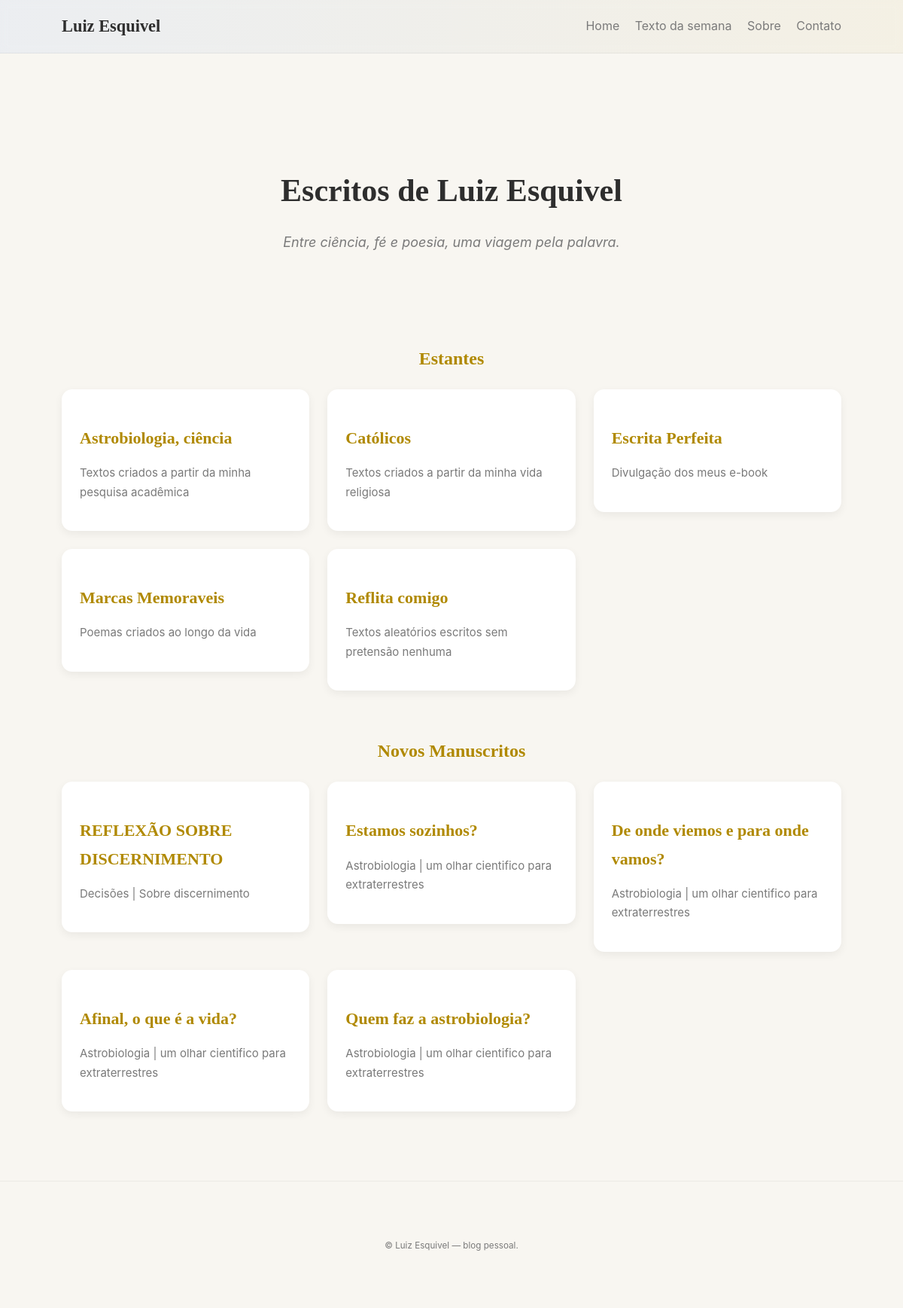
The app's page /, older data.
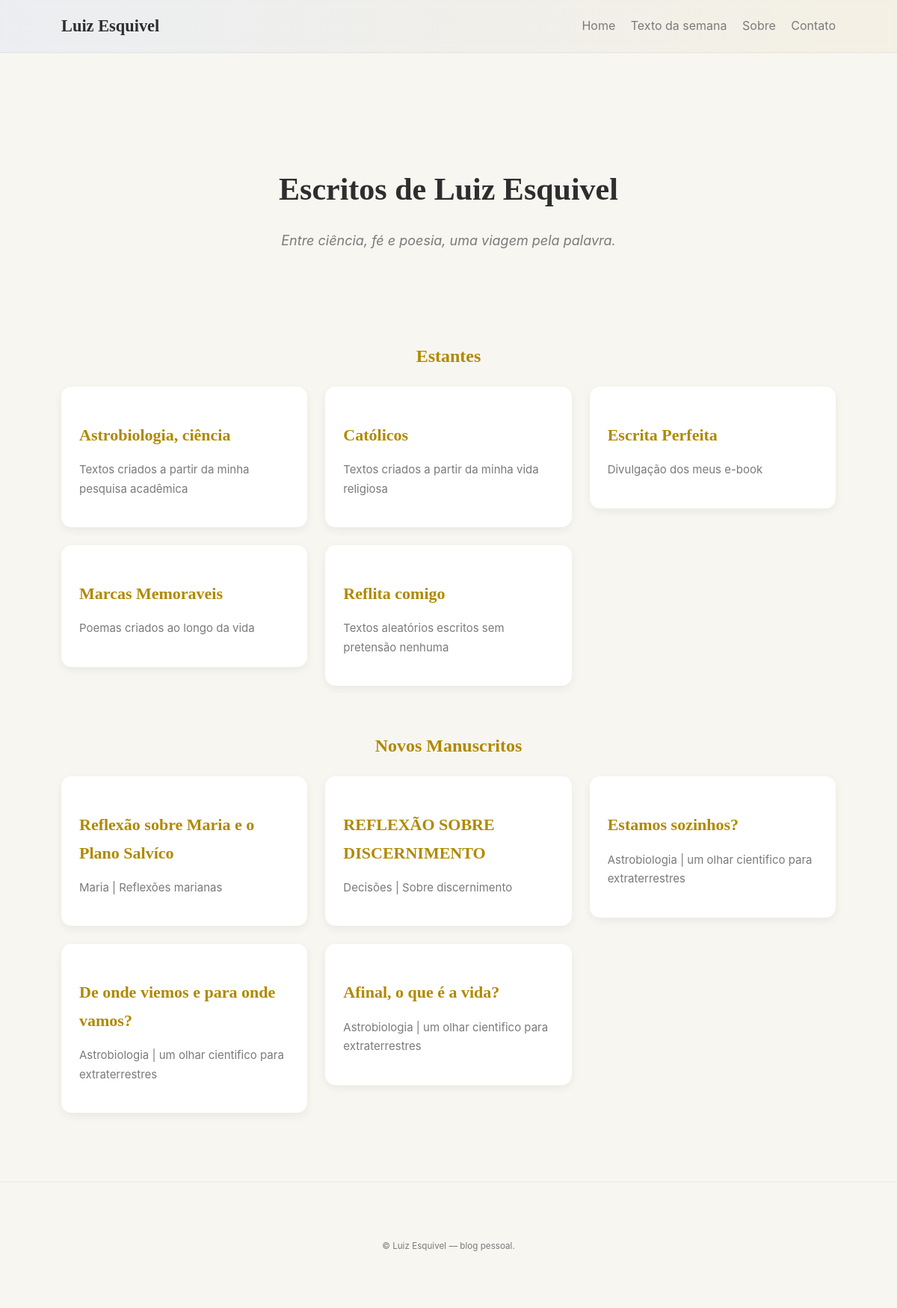
The same page, newer data.
### models.py (models this page shows)
class Section(db.Model):
    id = db.Column(db.Integer, primary_key=True)
    title = db.Column(db.String(200), unique=True, nullable=False)
    description = db.Column(db.String(500))
    created_at = db.Column(db.DateTime, default=datetime.utcnow)
    texts = db.relationship('Text', backref='section', lazy=True, cascade='all, delete-orphan')

class Text(db.Model):
    id = db.Column(db.Integer, primary_key=True)
    title = db.Column(db.String(300), nullable=False)
    subtitle = db.Column(db.String(400))
    body = db.Column(db.Text)
    published = db.Column(db.Boolean, default=False)
    section_id = db.Column(db.Integer, db.ForeignKey('section.id'), nullable=True)
    created_at = db.Column(db.DateTime, default=datetime.utcnow)

### routes/public_routes.py (the view)
@public_bp.route('/')
def home():
    sections = Section.query.all()
    recent = Text.query.filter_by(published=True).order_by(Text.created_at.desc()).limit(5).all()
    return render_template('public/home.html', sections=sections, recent=recent)

### templates/public/home.html
{% extends '_base.html' %}
{% from 'components/macros.html' import card %}
{% block content %}
<section class="hero fade-in">
  <h1>Escritos de Luiz Esquivel</h1>
  <p class="hero-sub">Entre ciência, fé e poesia, uma viagem pela palavra.</p>
</section>
<section class="sections-list fade-in">
  <h2 style="font-family: var(--font-serif); color: var(--gold); text-align:center;">Estantes</h2>
  <div class="section-shelf">
    {% for s in sections %}
      <a class="card-link" href="{{ url_for('public.section_view', section_id=s.id) }}">
        {{ card(s.title, s.description) }}
      </a>
    {% endfor %}
  </div>
</section>
<section class="recent fade-in">
  <h2 style="font-family: var(--font-serif); color: var(--gold); text-align:center; margin-top:60px;">Novos Manuscritos</h2>
  <div class="section-shelf">
    {% for t in recent %}
      <a class="card-link" href="{{ url_for('public.text_view', text_id=t.id) }}">
        {{ card(t.title, t.subtitle) }}
      </a>
    {% else %}
      <p>Sem textos recentes.</p>
    {% endfor %}
  </div>
</section>
{% endblock %}

### templates/components/macros.html (shortened to what this page needs)
{% macro card(title, subtitle='', body='') -%}
  <article class="card">
    <h3 class="card-title">{{ title }}</h3>
    {% if subtitle %}<p class="card-subtitle">{{ subtitle }}</p>{% endif %}
  </article>
{%- endmacro %}

Row changes from the older to the newer data that the page shows:
no longer on this page (row unchanged): Text: title "Quem faz a astrobiologia?", subtitle "Astrobiologia | um olhar cientifico para extraterrestres"
added Text: title "Reflexão sobre Maria e o Plano Salvíco", subtitle "Maria | Reflexões marianas"
